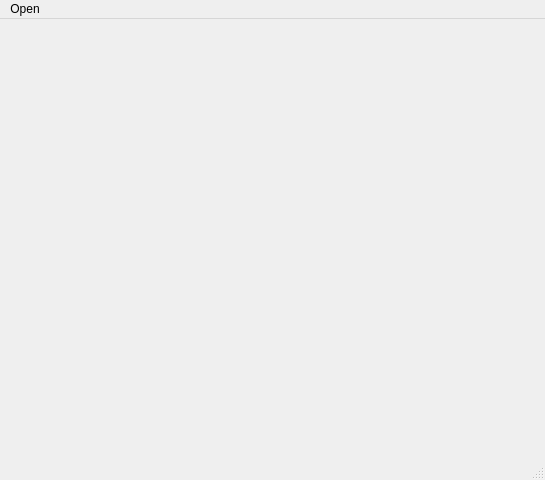
<?xml version="1.0" encoding="UTF-8"?>
<ui version="4.0">
 <class>MainWindow</class>
 <widget class="QMainWindow" name="MainWindow">
  <property name="geometry">
   <rect>
    <x>0</x>
    <y>0</y>
    <width>545</width>
    <height>480</height>
   </rect>
  </property>
  <property name="windowTitle">
   <string>MainWindow</string>
  </property>
  <widget class="QWidget" name="centralWidget"/>
  <widget class="QMenuBar" name="menuBar">
   <property name="geometry">
    <rect>
     <x>0</x>
     <y>0</y>
     <width>545</width>
     <height>31</height>
    </rect>
   </property>
   <widget class="QMenu" name="menuOpen">
    <property name="title">
     <string>Open</string>
    </property>
   </widget>
   <addaction name="menuOpen"/>
  </widget>
  <widget class="QStatusBar" name="statusBar"/>
 </widget>
 <layoutdefault spacing="6" margin="11"/>
 <resources/>
 <connections/>
</ui>
